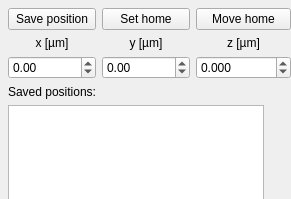
             <widget class="QWidget" name="stScrollAreaContents">
              <property name="geometry">
               <rect>
                <x>0</x>
                <y>0</y>
                <width>230</width>
                <height>199</height>
               </rect>
              </property>
              <property name="sizePolicy">
               <sizepolicy hsizetype="Preferred" vsizetype="Expanding">
                <horstretch>0</horstretch>
                <verstretch>0</verstretch>
               </sizepolicy>
              </property>
              <property name="minimumSize">
               <size>
                <width>0</width>
                <height>180</height>
               </size>
              </property>
              <property name="maximumSize">
               <size>
                <width>230</width>
                <height>400</height>
               </size>
              </property>
              <layout class="QVBoxLayout" name="verticalLayout_6">
               <property name="leftMargin">
                <number>8</number>
               </property>
               <property name="topMargin">
                <number>8</number>
               </property>
               <property name="rightMargin">
                <number>0</number>
               </property>
               <property name="bottomMargin">
                <number>8</number>
               </property>
               <item>
                <layout class="QVBoxLayout" name="verticalLayout_7" stretch="0,0,0">
                 <property name="sizeConstraint">
                  <enum>QLayout::SetMinimumSize</enum>
                 </property>
                 <item>
                  <layout class="QGridLayout" name="gridLayout_3">
                   <item row="0" column="0">
                    <widget class="QPushButton" name="savePosition">
                     <property name="enabled">
                      <bool>true</bool>
                     </property>
                     <property name="text">
                      <string>Save position</string>
                     </property>
                    </widget>
                   </item>
                   <item row="0" column="1">
                    <widget class="QPushButton" name="setHome">
                     <property name="enabled">
                      <bool>true</bool>
                     </property>
                     <property name="text">
                      <string>Set home</string>
                     </property>
                    </widget>
                   </item>
                   <item row="0" column="2">
                    <widget class="QPushButton" name="moveHome">
                     <property name="enabled">
                      <bool>true</bool>
                     </property>
                     <property name="text">
                      <string>Move home</string>
                     </property>
                    </widget>
                   </item>
                   <item row="1" column="0">
                    <widget class="QLabel" name="positionX_label_2">
                     <property name="text">
                      <string>x [µm]</string>
                     </property>
                     <property name="alignment">
                      <set>Qt::AlignCenter</set>
                     </property>
                    </widget>
                   </item>
                   <item row="1" column="1">
                    <widget class="QLabel" name="positionY_label_2">
                     <property name="text">
                      <string>y [µm]</string>
                     </property>
                     <property name="alignment">
                      <set>Qt::AlignCenter</set>
                     </property>
                    </widget>
                   </item>
                   <item row="1" column="2">
                    <widget class="QLabel" name="positionZ_label_2">
                     <property name="text">
                      <string>z [µm]</string>
                     </property>
                     <property name="alignment">
                      <set>Qt::AlignCenter</set>
                     </property>
                    </widget>
                   </item>
                   <item row="2" column="0">
                    <widget class="QDoubleSpinBox" name="setPositionX">
                     <property name="decimals">
                      <number>2</number>
                     </property>
                     <property name="minimum">
                      <double>-150000.000000000000000</double>
                     </property>
                     <property name="maximum">
                      <double>150000.000000000000000</double>
                     </property>
                     <property name="singleStep">
                      <double>10.000000000000000</double>
                     </property>
                     <property name="value">
                      <double>0.000000000000000</double>
                     </property>
                    </widget>
                   </item>
                   <item row="2" column="1">
                    <widget class="QDoubleSpinBox" name="setPositionY">
                     <property name="decimals">
                      <number>2</number>
                     </property>
                     <property name="minimum">
                      <double>-150000.000000000000000</double>
                     </property>
                     <property name="maximum">
                      <double>150000.000000000000000</double>
                     </property>
                     <property name="singleStep">
                      <double>10.000000000000000</double>
                     </property>
                     <property name="value">
                      <double>0.000000000000000</double>
                     </property>
                    </widget>
                   </item>
                   <item row="2" column="2">
                    <widget class="QDoubleSpinBox" name="setPositionZ">
                     <property name="decimals">
                      <number>3</number>
                     </property>
                     <property name="minimum">
                      <double>-150000.000000000000000</double>
                     </property>
                     <property name="maximum">
                      <double>150000.000000000000000</double>
                     </property>
                     <property name="singleStep">
                      <double>10.000000000000000</double>
                     </property>
                     <property name="value">
                      <double>0.000000000000000</double>
                     </property>
                    </widget>
                   </item>
                  </layout>
                 </item>
                 <item>
                  <widget class="QLabel" name="positionX_label_3">
                   <property name="text">
                    <string>Saved positions:</string>
                   </property>
                   <property name="alignment">
                    <set>Qt::AlignLeading|Qt::AlignLeft|Qt::AlignVCenter</set>
                   </property>
                  </widget>
                 </item>
                 <item>
                  <widget class="QTableView" name="tableView">
                   <property name="sizePolicy">
                    <sizepolicy hsizetype="Fixed" vsizetype="Expanding">
                     <horstretch>0</horstretch>
                     <verstretch>0</verstretch>
                    </sizepolicy>
                   </property>
                   <property name="minimumSize">
                    <size>
                     <width>0</width>
                     <height>100</height>
                    </size>
                   </property>
                   <property name="maximumSize">
                    <size>
                     <width>16777215</width>
                     <height>300</height>
                    </size>
                   </property>
                   <property name="lineWidth">
                    <number>1</number>
                   </property>
                   <attribute name="verticalHeaderDefaultSectionSize">
                    <number>18</number>
                   </attribute>
                  </widget>
                 </item>
                </layout>
               </item>
              </layout>
             </widget>
